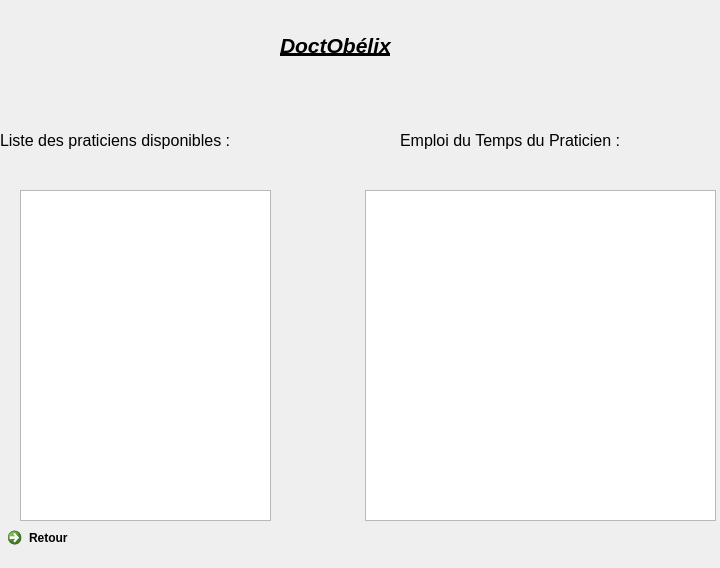
<?xml version="1.0" encoding="UTF-8"?>
<ui version="4.0">
 <class>Form</class>
 <widget class="QWidget" name="Form">
  <property name="geometry">
   <rect>
    <x>0</x>
    <y>0</y>
    <width>720</width>
    <height>568</height>
   </rect>
  </property>
  <property name="windowTitle">
   <string>Form</string>
  </property>
  <widget class="QCommandLinkButton" name="Retour_commandLinkButton">
   <property name="geometry">
    <rect>
     <x>0</x>
     <y>520</y>
     <width>222</width>
     <height>48</height>
    </rect>
   </property>
   <property name="text">
    <string>Retour</string>
   </property>
  </widget>
  <widget class="QLabel" name="Brand_Label">
   <property name="geometry">
    <rect>
     <x>280</x>
     <y>10</y>
     <width>171</width>
     <height>71</height>
    </rect>
   </property>
   <property name="text">
    <string>&lt;html&gt;&lt;head/&gt;&lt;body&gt;&lt;p&gt;&lt;span style=&quot; font-size:16pt; font-weight:600; font-style:italic; text-decoration: underline;&quot;&gt;DoctObélix&lt;/span&gt;&lt;/p&gt;&lt;/body&gt;&lt;/html&gt;</string>
   </property>
  </widget>
  <widget class="QLabel" name="listepraticiens_Label">
   <property name="geometry">
    <rect>
     <x>0</x>
     <y>120</y>
     <width>301</width>
     <height>41</height>
    </rect>
   </property>
   <property name="text">
    <string>&lt;html&gt;&lt;head/&gt;&lt;body&gt;&lt;p&gt;&lt;span style=&quot; font-size:12pt;&quot;&gt;Liste des praticiens disponibles :&lt;/span&gt;&lt;/p&gt;&lt;/body&gt;&lt;/html&gt;</string>
   </property>
  </widget>
  <widget class="QListView" name="ListePraticens_listView">
   <property name="geometry">
    <rect>
     <x>20</x>
     <y>190</y>
     <width>251</width>
     <height>331</height>
    </rect>
   </property>
  </widget>
  <widget class="QTableView" name="tableView">
   <property name="geometry">
    <rect>
     <x>365</x>
     <y>190</y>
     <width>351</width>
     <height>331</height>
    </rect>
   </property>
  </widget>
  <widget class="QLabel" name="EdTPraticien_Label">
   <property name="geometry">
    <rect>
     <x>400</x>
     <y>120</y>
     <width>291</width>
     <height>41</height>
    </rect>
   </property>
   <property name="text">
    <string>&lt;html&gt;&lt;head/&gt;&lt;body&gt;&lt;p&gt;&lt;span style=&quot; font-size:12pt;&quot;&gt;Emploi du Temps du Praticien :&lt;/span&gt;&lt;/p&gt;&lt;/body&gt;&lt;/html&gt;</string>
   </property>
  </widget>
 </widget>
 <resources/>
 <connections/>
</ui>
